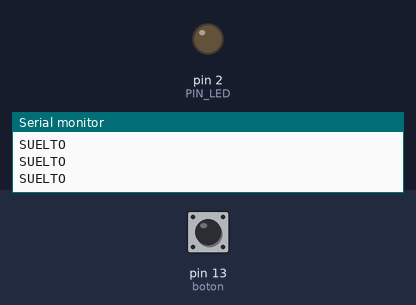
The sketch below on a simulated Arduino Uno, built with avr-gcc and run on an emulated ATmega328P. Parts: output pins drawn as LEDs (lit = HIGH), the last lines printed to the serial monitor. The test bench sets the inputs (shaded band); at power-on: pin 13 (boton) HIGH.

Above: at 1.2 s.
1.3 s: pin 13 (boton) pulled LOW for 0.15 s
At 1.4 s:
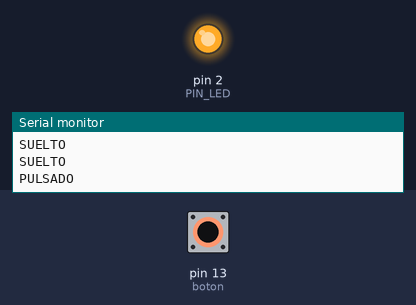
3.0 s: pin 13 (boton) pulled LOW for 3.2 s
At 7.5 s:
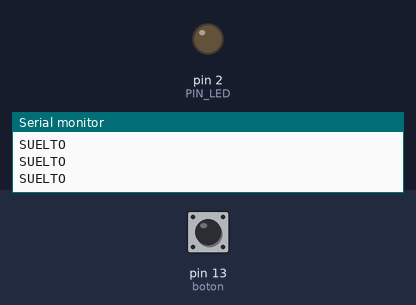
Timing chart, 0 to 9.0 s (numbered marks = the images above; inputs shaded):
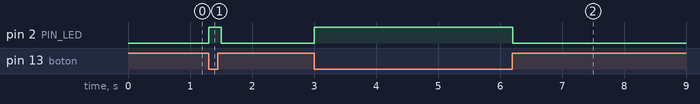

Measured:
- after the input at 1.3 s, pin 2 (PIN_LED): LOW → HIGH at once, → LOW 0.20 s later
- after the input at 3.0 s, pin 2 (PIN_LED): LOW → HIGH at once, → LOW 3.2 s later

The sketch:

sketch_sep14c.ino
```cpp
const int PIN_LED = 2;
const int boton = 13;

void setup() {
  pinMode(boton, INPUT_PULLUP);
  pinMode(PIN_LED, OUTPUT);
  Serial.begin(9600);
}

void loop() {
  int estado = digitalRead(boton);

  if (estado == LOW) {
    Serial.println("PULSADO");
    digitalWrite(PIN_LED, HIGH);
  } else {
    Serial.println("SUELTO");
    digitalWrite(PIN_LED, LOW);
  }

  delay(100);
}
```
